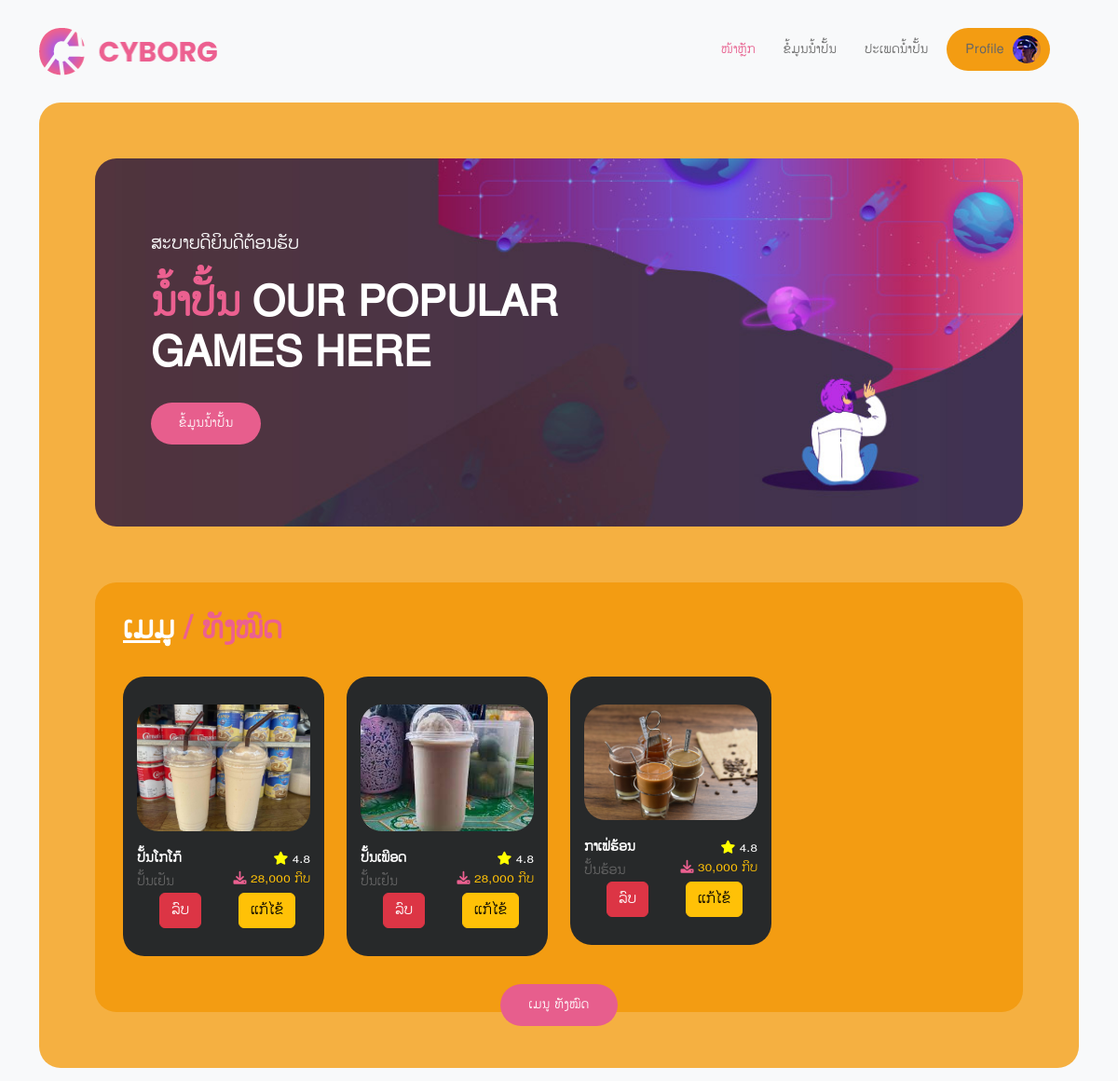
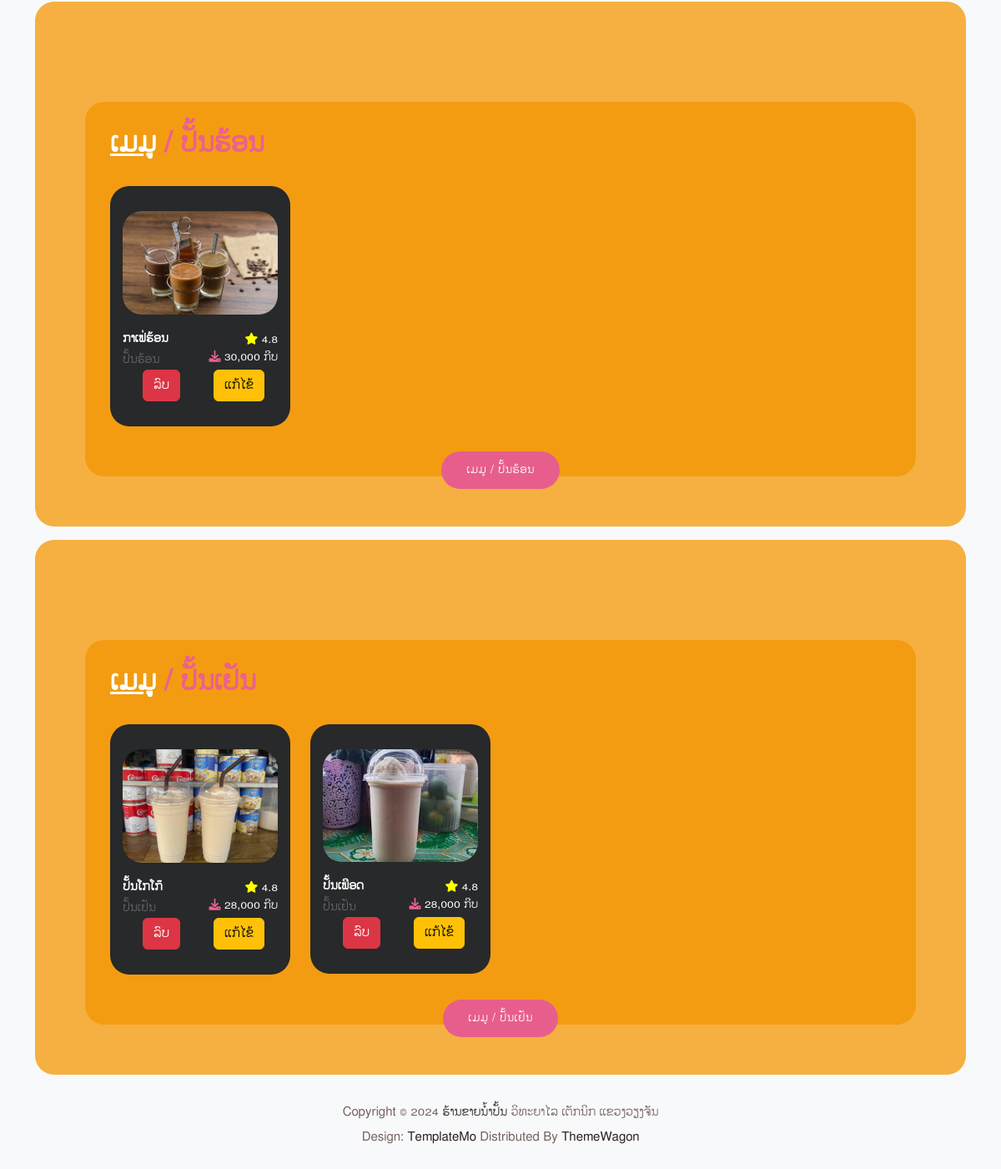
The page / on the database its author committed (2 pictures, top to bottom).
### tables this page shows
CREATE TABLE `product` (
  `id` int(11) NOT NULL,
  `pro_id` varchar(255) NOT NULL,
  `imageInput` varchar(255) NOT NULL,
  `pro_name` varchar(255) NOT NULL,
  `cat_id` int(100) NOT NULL,
  `pro_bpric` decimal(12,2) NOT NULL
);

CREATE TABLE `catgory` (
  `cat_id` int(100) NOT NULL,
  `cat_name` varchar(255) NOT NULL,
  `cat_text` text NOT NULL
);

### index.php (the view, shortened to what this page needs)
<?php
require "db/connect.php";
$sql = "SELECT * FROM catgory";
$query = mysqli_query($conn, $sql);
$sqlOne = "SELECT * FROM product AS pro INNER JOIN catgory AS cat ON pro.cat_id = cat.cat_id";
$queryOne = mysqli_query($conn, $sqlOne);
?>
<!DOCTYPE html>
<html lang="en">
<head>
    <link href="vendor/bootstrap/css/bootstrap.min.css" rel="stylesheet">
    <link rel="stylesheet" href="assets/css/icon.css">
    <link rel="stylesheet" href="assets/css/templatemo-cyborg-gaming.css">
    <link rel="stylesheet" href="assets/css/owl.css">
    <link rel="stylesheet" href="assets/css/animate.css">
</head>
<body class="bg-light">
    <header class="header-area header-sticky">
        <div class="container">
            <div class="row">
                <div class="col-12">
                    <nav class="main-nav">
                        <a href="index.php" class="logo">
                            <img src="assets/images/logo.png" alt="">
                        </a>
                        <ul class="nav">
                            <li><a href="index.php" class="active">ໜ້າຫຼັກ</a></li>
                            <li><a href="page/addsmoot.php">ຂໍ້ມູນນ້ຳປັ້ນ</a></li>
                            <li><a href="page/typesootdata.php">ປະເພດນ້ຳປັ້ນ</a></li>
                            <li><a href="profile.html">Profile <img src="assets/images/profile-header.jpg" alt=""></a>
                            </li>
                        </ul>
                    </nav>
                </div>
            </div>
        </div>
    </header>
    <div class="container">
        <div class="row">
            <div class="col-lg-12">
                <div class="page-content">
                    <div class="main-banner">
                        <div class="row">
                            <div class="col-lg-7">
                                <div class="header-text">
                                    <h6>ສະບາຍດີຍິນດີຕ້ອນຮັບ</h6>
                                    <h4><em>ນ້ຳປັ້ນ</em> Our Popular Games Here</h4>
                                    <div class="main-button">
                                        <a href="page/addsmoot.php">ຂໍ້ມູນນ້ຳປັ້ນ</a>
                                    </div>
                                </div>
                            </div>
                        </div>
                    </div>
                    <div class="most-popular">
                        <div class="row">
                            <div class="col-lg-12">
                                <div class="heading-section">
                                    <h4><em>ເມມູ</em> / ທັງໝົດ</h4>
                                </div>
                                <div class="row">
                                    <?php while ($rows = mysqli_fetch_assoc($queryOne)) { ?>
                                    <div class="col-lg-3 col-sm-6">
                                        <div class="item">
                                            <img class="imagefolad"
                                                src="assets/upload/<?php echo $rows['imageInput'] ?>" alt="">
                                            <h4>
                                                <?php echo $rows['pro_name'] ?><br><span>
                                                    <?php echo $rows['cat_name'] ?>
                                                </span>
                                            </h4>
                                            <ul>
                                                <li><i class="fa-solid fa-star"></i> 4.8</li>
                                                <li class=" text-warning "><i class="fa fa-download"></i>
                                                    <?php echo number_format($rows['pro_bpric']) ?> ກີບ
                                                </li>
                                            </ul>
                                            <div class="row text-center mx-auto">
                                                <div class="col">
                                                    <button type="button" class="btn btn-danger delete"
                                                        id="<?php echo $rows['id'] ?>">ລົບ</button>
                                                </div>
                                                <div class="col">
                                                    <button type="button" class="btn btn-warning update"
                                                        data-bs-toggle="modal" data-bs-target="#staticBackdrop"
                                                        id="<?php echo $rows['id'] ?>">ແກ້ໄຂ້</button>
                                                </div>
                                            </div>
                                        </div>
                                    </div>
                                    <?php } ?>
                                    <div class="col-lg-12">
                                        <div class="main-button">
                                            <a href="#">
                                                ເມນູ ທັງໝົດ
                                            </a>
                                        </div>
                                    </div>
                                </div>
                            </div>
                        </div>
                    </div>
                </div>
            </div>
        </div>
        <div class="row">
            <?php while ($rows = mysqli_fetch_assoc($query)) { ?>
            <div class="col-lg-12">
                <div class="page-content mt-3">
                    <div class="most-popular">
                        <div class="row">
                            <div class="col-lg-12">
                                <div class="heading-section">
                                    <h4><em>ເມມູ</em> /
                                        <?php echo $rows['cat_name'] ?>
                                    </h4>
                                </div>
                                <div class="row">
                                    <?php $sqlTow = "SELECT * FROM product AS pro INNER JOIN catgory AS cat ON pro.cat_id = cat.cat_id WHERE cat.cat_id = " . $rows['cat_id'] . ";";
                                        $queryTow = mysqli_query($conn, $sqlTow);
                                        while ($rowsTow = mysqli_fetch_assoc($queryTow)) { ?>
                                    <div class="col-lg-3 col-sm-6">
                                        <div class="item">
                                            <img src="assets/upload/<?php echo $rowsTow['imageInput'] ?>" alt="">
                                            <h4>
                                                <?php echo $rowsTow['pro_name'] ?><br><span>
                                                    <?php echo $rowsTow['cat_name'] ?>
                                                </span>
                                            </h4>
                                            <ul>
                                                <li><i class="fa-solid fa-star"></i> 4.8</li>
                                                <li><i class="fa fa-download"></i>
                                                    <?php echo number_format($rowsTow['pro_bpric']) ?> ກີບ
                                                </li>
                                            </ul>
                                            <div class="row text-center mx-auto ">
                                                <div class="col">
                                                    <button type="button" class="btn btn-danger deleteto"
                                                        id="<?php echo $rowsTow['id'] ?>">ລົບ</button>
                                                </div>
                                                <div class="col">
                                                    <button type="button" class="btn btn-warning update"
                                                        data-bs-toggle="modal" data-bs-target="#staticBackdrop"
                                                        id="<?php echo $rowsTow['id'] ?>">ແກ້ໄຂ້</button>
                                                </div>
                                            </div>
                                        </div>
                                    </div>
                                    <?php } ?>
                                    <div class="col-lg-12">
                                        <div class="main-button">
                                            <a href="#">
                                                ເມມູ /
                                                <?php echo $rows['cat_name'] ?>
                                            </a>
                                        </div>
                                    </div>
                                </div>
                            </div>
                        </div>
                    </div>
                </div>
            </div>
            <?php } ?>
        </div>
    </div>
    <?php
    require "footer.php";
    ?>
</body>
</html>

### footer.php
<footer>
    <div class="container">
        <div class="row">
            <div class="col-lg-12">
                <p>Copyright © 2024 <a href="#">ຮ້ານຂາຍນ້ຳປັ້ນ</a> ວິທະຍາໄລ ເຕັກນິກ ແຂວງວຽງຈັນ
                    <br>Design: <a href="#" target="_blank" title="free CSS templates">TemplateMo</a>
                    Distributed By <a href="#" target="_blank">ThemeWagon</a>
                </p>
            </div>
        </div>
    </div>
</footer>

### rows shown on the page
product: imageInput (picture), pro_name "ປັ້ນໂກໂກ໊", cat.cat_name "ປັ້ນເຢັນ", pro_bpric "28,000"
product: imageInput (picture), pro_name "ປັ້ນເພືອດ", cat.cat_name "ປັ້ນເຢັນ", pro_bpric "28,000"
product: imageInput (picture), pro_name "ກາເຟ່ຮ້ອນ", cat.cat_name "ປັ້ນຮ້ອນ", pro_bpric "30,000"
catgory: cat_name "ປັ້ນຮ້ອນ"
catgory: cat_name "ປັ້ນເຢັນ"
